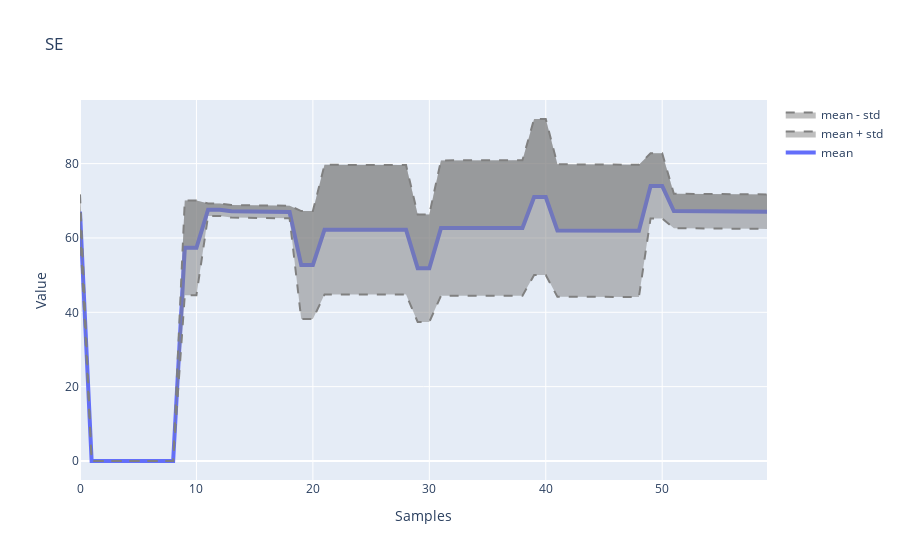

The cell this chart's notebook holds for it:
### Code cell
import plotly.graph_objects as go

data = one_hz_data
names = one_hz_names
sensor = 2
fig = go.Figure()
mean = np.mean(data[:,:,sensor],axis=0)
std = np.std(data[:,:,sensor],axis=0)

fig.add_trace(go.Scatter(
    y= mean,
    name='mean',
    line=dict(width=4)))

fig.add_trace(go.Scatter(
    y= mean+std,
    name='mean + std',
    fill='tonexty',
    line=dict(color='gray',
              dash='dash')))

fig.add_trace(go.Scatter(
    y= mean-std,
    name='mean - std',
    fill='tonexty',
    line=dict(color='gray',
              dash='dash')))


fig.update_layout(title=f'{names[sensor]}',
                  xaxis_title='Samples',
                  yaxis_title='Value')

### Figure 1 — Plotly figure (JSON) as saved in the notebook; plotly's stock layout.template omitted (floating-point values rounded to 4 significant figures)
{"data": [{"line": {"width": 4}, "name": "mean", "type": "scatter", "y": [67.07, 0, 0, 0, 0, 0, 0, 0, 0, 57.36, 57.36, 67.6, 67.6, 67.16, 67.16, 67.08, 67.08, 66.97, 66.97, 52.71, 52.71, 62.24, 62.24, 62.2, 62.2, 62.21, 62.21, 62.2, 62.2, 51.87, 51.87, 62.65, 62.65, 62.62, 62.62, 62.67, 62.67, 62.69, 62.69, 71.0, 71.0, 62.0, 62.0, 61.91, 61.91, 61.92, 61.92, 61.91, 61.91, 74.01, 74.01, 67.26, 67.26, 67.13, 67.13, 67.11, 67.11, 67.09, 67.09, 67.07]}, {"fill": "tonexty", "line": {"color": "gray", "dash": "dash"}, "name": "mean + std", "type": "scatter", "y": [71.72, 0, 0, 0, 0, 0, 0, 0, 0, 70.1, 70.1, 69.26, 69.26, 68.84, 68.84, 68.77, 68.77, 68.66, 68.66, 67.22, 67.22, 79.67, 79.67, 79.61, 79.61, 79.61, 79.61, 79.6, 79.6, 66.32, 66.32, 80.87, 80.87, 80.82, 80.82, 80.88, 80.88, 80.91, 80.91, 92.0, 92.0, 79.81, 79.81, 79.69, 79.69, 79.71, 79.71, 79.69, 79.69, 82.77, 82.77, 71.88, 71.88, 71.75, 71.75, 71.75, 71.75, 71.72, 71.72, 71.72]}, {"fill": "tonexty", "line": {"color": "gray", "dash": "dash"}, "name": "mean - std", "type": "scatter", "y": [62.43, 0, 0, 0, 0, 0, 0, 0, 0, 44.62, 44.62, 65.93, 65.93, 65.48, 65.48, 65.39, 65.39, 65.28, 65.28, 38.19, 38.19, 44.81, 44.81, 44.8, 44.8, 44.81, 44.81, 44.81, 44.81, 37.41, 37.41, 44.44, 44.44, 44.42, 44.42, 44.46, 44.46, 44.47, 44.47, 50.0, 50.0, 44.18, 44.18, 44.13, 44.13, 44.13, 44.13, 44.13, 44.13, 65.24, 65.24, 62.63, 62.63, 62.51, 62.51, 62.48, 62.48, 62.46, 62.46, 62.43]}], "layout": {"title": {"text": "SE"}, "xaxis": {"title": {"text": "Samples"}}, "yaxis": {"title": {"text": "Value"}}}}
